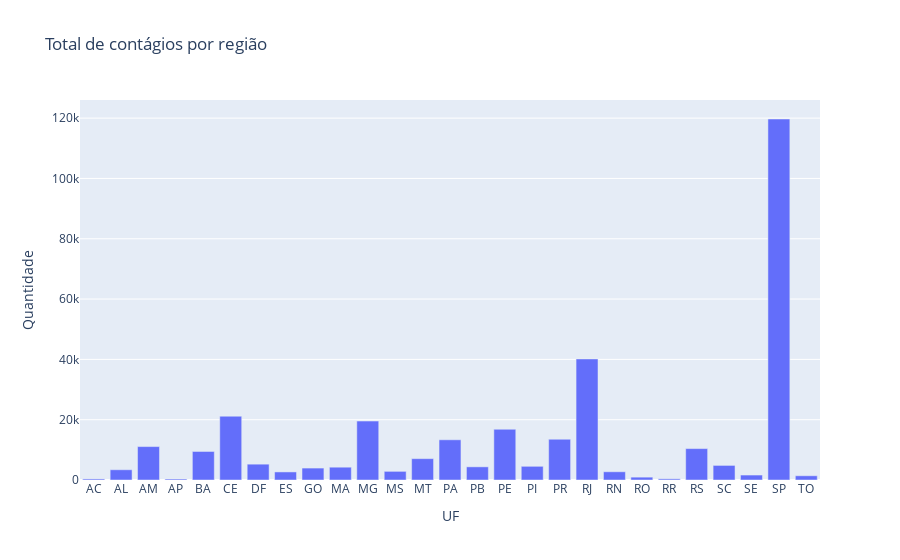

The code cell stored with this chart in its notebook:
### Code cell
### Visualização de contágios por região
regiao = df.groupby('SG_UF_NOT').size().to_dict()

data = go.Bar(x = [*regiao.keys()],
              y = [*regiao.values()] )

layout = go.Layout(title='Total de contágios por região',
                   yaxis={'title':'Quantidade'},
                   xaxis={'title': 'UF'})

fig = go.Figure(data=data, layout=layout)

# Exibindo figura/gráfico
py.iplot(fig)

### Figure 1 — Plotly figure (JSON) as saved in the notebook; plotly's stock layout.template omitted (floating-point values rounded to 4 significant figures)
{"data": [{"type": "bar", "x": ["AC", "AL", "AM", "AP", "BA", "CE", "DF", "ES", "GO", "MA", "MG", "MS", "MT", "PA", "PB", "PE", "PI", "PR", "RJ", "RN", "RO", "RR", "RS", "SC", "SE", "SP", "TO"], "y": [351, 3400, 11084, 330, 9461, 21154, 5251, 2677, 3957, 4248, 19543, 2866, 7074, 13336, 4365, 16820, 4540, 13515, 40143, 2728, 946, 387, 10414, 4839, 1644, 119716, 1404]}], "layout": {"title": {"text": "Total de contágios por região"}, "xaxis": {"title": {"text": "UF"}}, "yaxis": {"title": {"text": "Quantidade"}}}}
